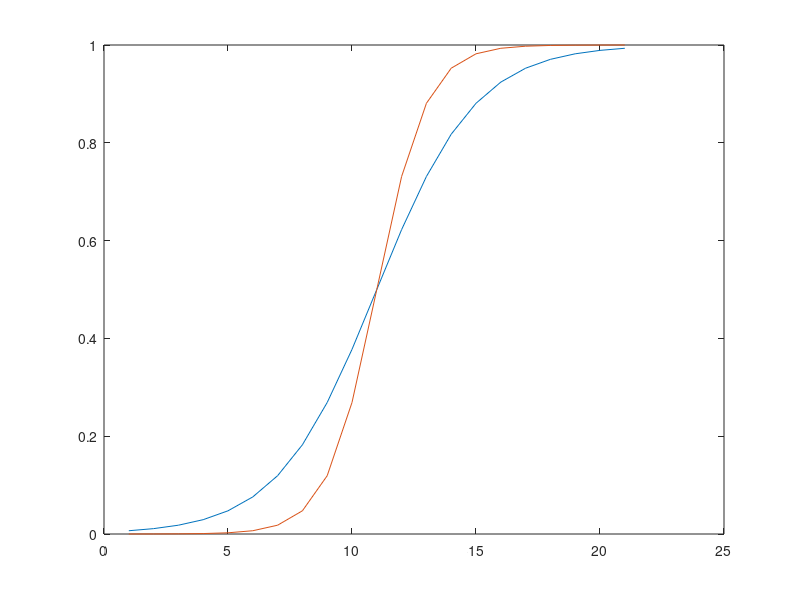

MATLAB code to generate this figure:
clc;
close all;
clear;
x=-1:0.1:1;
f_x=1./(1+exp(-5*x));
plot(f_x);
hold on;
f_x_10=1./(1+exp(-10*x));
plot(f_x_10);
hold off;